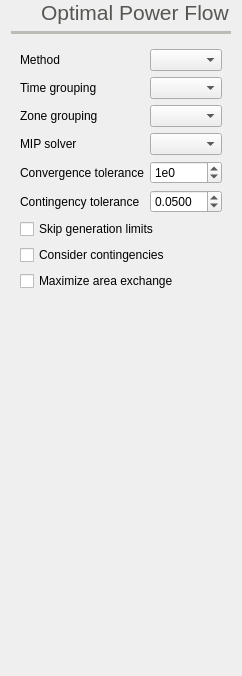
             <widget class="QFrame" name="frame_30">
              <property name="frameShape">
               <enum>QFrame::NoFrame</enum>
              </property>
              <property name="frameShadow">
               <enum>QFrame::Raised</enum>
              </property>
              <layout class="QVBoxLayout" name="verticalLayout_20">
               <property name="topMargin">
                <number>0</number>
               </property>
               <item>
                <widget class="QFrame" name="frame_43">
                 <property name="frameShape">
                  <enum>QFrame::NoFrame</enum>
                 </property>
                 <property name="frameShadow">
                  <enum>QFrame::Raised</enum>
                 </property>
                 <layout class="QHBoxLayout" name="horizontalLayout_15">
                  <property name="leftMargin">
                   <number>0</number>
                  </property>
                  <property name="topMargin">
                   <number>0</number>
                  </property>
                  <property name="rightMargin">
                   <number>0</number>
                  </property>
                  <property name="bottomMargin">
                   <number>0</number>
                  </property>
                  <item>
                   <widget class="QLabel" name="label_72">
                    <property name="minimumSize">
                     <size>
                      <width>24</width>
                      <height>24</height>
                     </size>
                    </property>
                    <property name="maximumSize">
                     <size>
                      <width>24</width>
                      <height>24</height>
                     </size>
                    </property>
                    <property name="text">
                     <string/>
                    </property>
                    <property name="pixmap">
                     <pixmap resource="icons.qrc">:/Icons/icons/dcopf.svg</pixmap>
                    </property>
                    <property name="scaledContents">
                     <bool>true</bool>
                    </property>
                   </widget>
                  </item>
                  <item>
                   <widget class="QLabel" name="label_73">
                    <property name="palette">
                     <palette>
                      <active>
                       <colorrole role="WindowText">
                        <brush brushstyle="SolidPattern">
                         <color alpha="255">
                          <red>85</red>
                          <green>87</green>
                          <blue>83</blue>
                         </color>
                        </brush>
                       </colorrole>
                      </active>
                      <inactive>
                       <colorrole role="WindowText">
                        <brush brushstyle="SolidPattern">
                         <color alpha="255">
                          <red>85</red>
                          <green>87</green>
                          <blue>83</blue>
                         </color>
                        </brush>
                       </colorrole>
                      </inactive>
                      <disabled>
                       <colorrole role="WindowText">
                        <brush brushstyle="SolidPattern">
                         <color alpha="255">
                          <red>190</red>
                          <green>190</green>
                          <blue>190</blue>
                         </color>
                        </brush>
                       </colorrole>
                      </disabled>
                     </palette>
                    </property>
                    <property name="font">
                     <font>
                      <pointsize>16</pointsize>
                     </font>
                    </property>
                    <property name="text">
                     <string>Optimal Power Flow</string>
                    </property>
                    <property name="alignment">
                     <set>Qt::AlignBottom|Qt::AlignLeading|Qt::AlignLeft</set>
                    </property>
                   </widget>
                  </item>
                 </layout>
                </widget>
               </item>
               <item>
                <widget class="Line" name="line_16">
                 <property name="palette">
                  <palette>
                   <active>
                    <colorrole role="WindowText">
                     <brush brushstyle="SolidPattern">
                      <color alpha="255">
                       <red>186</red>
                       <green>189</green>
                       <blue>182</blue>
                      </color>
                     </brush>
                    </colorrole>
                   </active>
                   <inactive>
                    <colorrole role="WindowText">
                     <brush brushstyle="SolidPattern">
                      <color alpha="255">
                       <red>186</red>
                       <green>189</green>
                       <blue>182</blue>
                      </color>
                     </brush>
                    </colorrole>
                   </inactive>
                   <disabled>
                    <colorrole role="WindowText">
                     <brush brushstyle="SolidPattern">
                      <color alpha="255">
                       <red>190</red>
                       <green>190</green>
                       <blue>190</blue>
                      </color>
                     </brush>
                    </colorrole>
                   </disabled>
                  </palette>
                 </property>
                 <property name="frameShadow">
                  <enum>QFrame::Plain</enum>
                 </property>
                 <property name="lineWidth">
                  <number>4</number>
                 </property>
                 <property name="orientation">
                  <enum>Qt::Horizontal</enum>
                 </property>
                </widget>
               </item>
               <item>
                <widget class="QFrame" name="frame_2">
                 <property name="frameShape">
                  <enum>QFrame::NoFrame</enum>
                 </property>
                 <property name="frameShadow">
                  <enum>QFrame::Raised</enum>
                 </property>
                 <layout class="QGridLayout" name="gridLayout_3">
                  <item row="6" column="0" colspan="2">
                   <widget class="QCheckBox" name="skipOpfGenerationLimitsCheckBox">
                    <property name="text">
                     <string>Skip generation limits</string>
                    </property>
                   </widget>
                  </item>
                  <item row="0" column="1">
                   <widget class="QComboBox" name="lpf_solver_comboBox">
                    <property name="toolTip">
                     <string>Choose the optimal power flow method</string>
                    </property>
                   </widget>
                  </item>
                  <item row="5" column="1">
                   <widget class="QDoubleSpinBox" name="opfContingencyToleranceSpinBox">
                    <property name="toolTip">
                     <string>LODF matrix tolerance choosing contingencies</string>
                    </property>
                    <property name="decimals">
                     <number>4</number>
                    </property>
                    <property name="value">
                     <double>0.050000000000000</double>
                    </property>
                   </widget>
                  </item>
                  <item row="1" column="1">
                   <widget class="QComboBox" name="opf_time_grouping_comboBox">
                    <property name="toolTip">
                     <string>&lt;html&gt;&lt;head/&gt;&lt;body&gt;&lt;p&gt;Choose the time grouping to possibly shorten the solution time.&lt;/p&gt;&lt;p&gt;This splits the time series by week, month, etc. and the subproblems are solved sequentially.&lt;/p&gt;&lt;/body&gt;&lt;/html&gt;</string>
                    </property>
                   </widget>
                  </item>
                  <item row="2" column="1">
                   <widget class="QComboBox" name="opfZonalGroupByComboBox"/>
                  </item>
                  <item row="5" column="0">
                   <widget class="QLabel" name="label_104">
                    <property name="text">
                     <string>Contingency tolerance</string>
                    </property>
                   </widget>
                  </item>
                  <item row="3" column="1">
                   <widget class="QComboBox" name="mip_solver_comboBox">
                    <property name="toolTip">
                     <string>Choose the external mixed integer programming solver</string>
                    </property>
                   </widget>
                  </item>
                  <item row="4" column="1">
                   <widget class="QSpinBox" name="opfTolSpinBox">
                    <property name="prefix">
                     <string>1e</string>
                    </property>
                    <property name="minimum">
                     <number>-99</number>
                    </property>
                   </widget>
                  </item>
                  <item row="3" column="0">
                   <widget class="QLabel" name="label_10">
                    <property name="text">
                     <string>MIP solver</string>
                    </property>
                   </widget>
                  </item>
                  <item row="4" column="0">
                   <widget class="QLabel" name="label_44">
                    <property name="text">
                     <string>Convergence tolerance</string>
                    </property>
                   </widget>
                  </item>
                  <item row="2" column="0">
                   <widget class="QLabel" name="label_103">
                    <property name="text">
                     <string>Zone grouping</string>
                    </property>
                   </widget>
                  </item>
                  <item row="0" column="0">
                   <widget class="QLabel" name="label_42">
                    <property name="text">
                     <string>Method</string>
                    </property>
                   </widget>
                  </item>
                  <item row="7" column="0" colspan="2">
                   <widget class="QCheckBox" name="considerContingenciesOpfCheckBox">
                    <property name="text">
                     <string>Consider contingencies</string>
                    </property>
                   </widget>
                  </item>
                  <item row="1" column="0">
                   <widget class="QLabel" name="label_4">
                    <property name="text">
                     <string>Time grouping</string>
                    </property>
                   </widget>
                  </item>
                  <item row="8" column="0" colspan="2">
                   <widget class="QCheckBox" name="opfMaximizeExcahngeCheckBox">
                    <property name="text">
                     <string>Maximize area exchange</string>
                    </property>
                   </widget>
                  </item>
                 </layout>
                </widget>
               </item>
               <item>
                <spacer name="verticalSpacer_18">
                 <property name="orientation">
                  <enum>Qt::Vertical</enum>
                 </property>
                 <property name="sizeHint" stdset="0">
                  <size>
                   <width>20</width>
                   <height>365</height>
                  </size>
                 </property>
                </spacer>
               </item>
              </layout>
             </widget>
